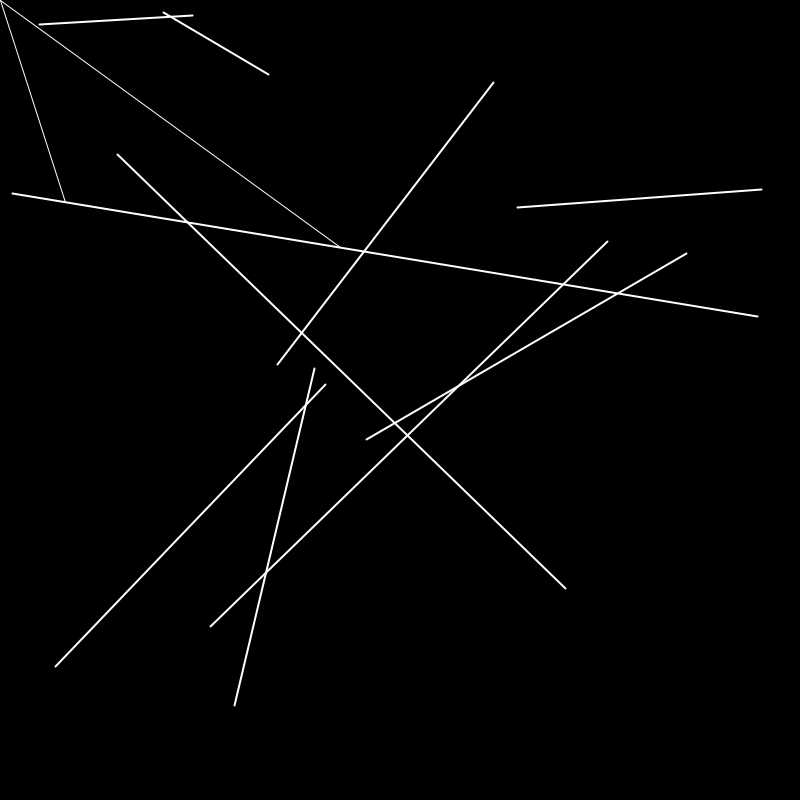
Frame 1 (no input)
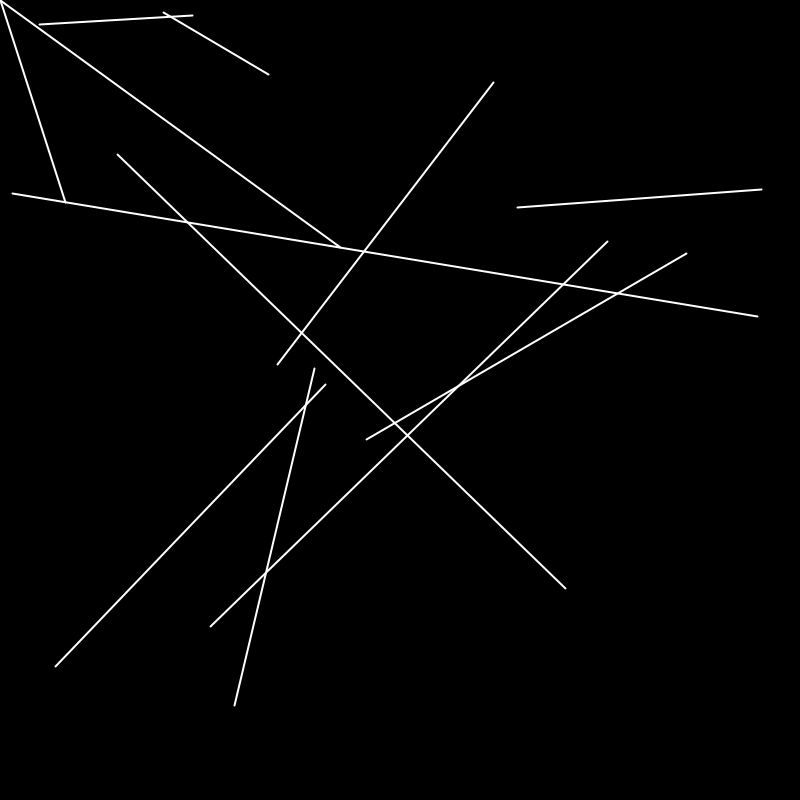
Frame 60 (the mouse pressed at the canvas centre just before this capture)
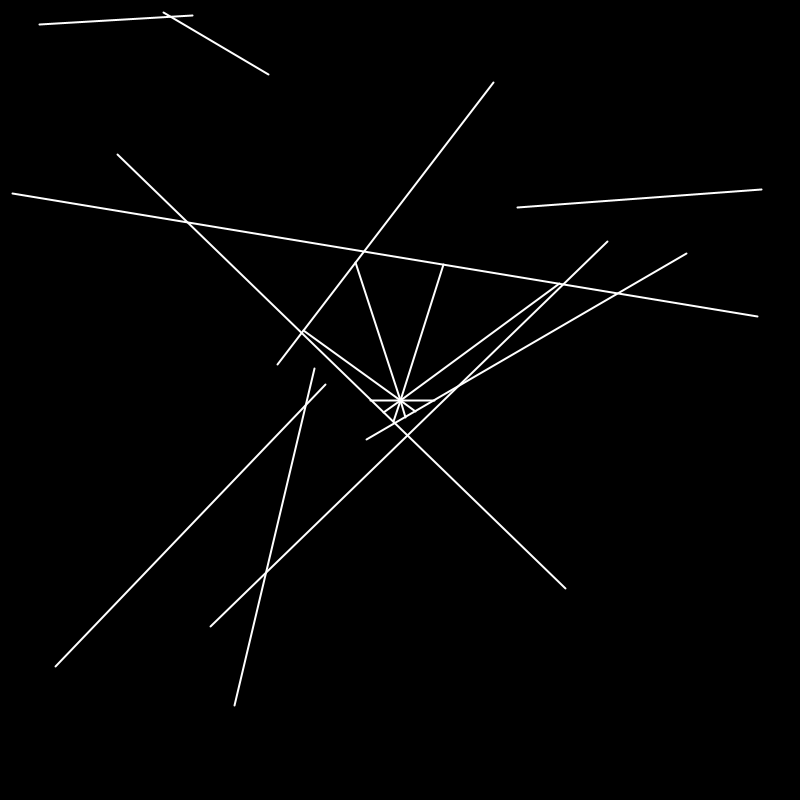
Frame 120 (the mouse held since frame 60 and released just before this capture)

The Processing sketch that drew these frames (run headless with seeded random() and noise(); from frame 60 on, the mouse is pressed at the canvas centre):

// Processing sketch: RAY_MARCHING
// ── RAY_MARCHING.pde
int boundnum=10;
ArrayList<Boundary> bounds=new ArrayList<Boundary>();
void setup()
{
  size(800,800);
  for(int i=0;i<boundnum;i++)
  {
    float x1=random(width);
    float y1=random(height);
    float x2=random(width);
    float y2=random(height);
    bounds.add(new Boundary(new PVector(x1,y1),new PVector(x2,y2)));
  }
}
void draw()
{
  background(0);
  for(int i=0;i<10;i++)
  {
    float ang=map(i,0,10,0,2*PI);
    Ray ray=new Ray(new PVector(mouseX,mouseY),ang);
    ray.give_Closest_intersection(bounds);
  }
  for(Boundary B:bounds)
  {
    stroke(255);
    B.show();
  }
}

// ── Boundary.pde
class Boundary
{
  PVector A, B;
  Boundary(PVector A_, PVector B_)
  {
    A=A_;
    B=B_;
  }
  float per_dist(PVector point)
  {
    float x1=A.x;
    float x2=B.x;
    float x0=point.x;
    float y1=A.y;
    float y2=B.y;
    float y0=point.y;
    float dist=(y2-y1)*x0-(x2-x1)*y0+x2*y1-y2*x1;
    dist/=(sqrt(pow(y1-y2, 2)+pow(x1-x2, 2)));
    return dist;
  }
  void show()
  {
    stroke(255);
    strokeWeight(2);
    line(A.x, A.y, B.x, B.y);
  }
}

// ── RAY.pde
//RAY TRACING 
float VIS=500;
class Ray
{
  PVector start;
  PVector dir;
  float ans=0;
  Ray(PVector P, float ang_)
  {
    start=P;
    dir=PVector.fromAngle(ang_);
    //line(start.x, start.y, start.x+10*dir.x, start.y+10*dir.y);
  }
  PVector give_intersection(Boundary B)
  {
    float x1=B.A.x;
    float y1=B.A.y;
    float x2=B.B.x;
    float y2=B.B.y;

    float x3=start.x;
    float y3=start.y;
    float x4=start.x+dir.x;
    float y4=start.y+dir.y;
    float den=(x1-x2)*(y3-y4)-(y1-y2)*(x3-x4);
    if (den==0)
    {
      return null;
    } else 
    {
      float t=((x1-x3)*(y3-y4)-(y1-y3)*(x3-x4))/den;
      float u=-((x1-x2)*(y1-y3)-(y1-y2)*(x1-x3))/den;
      println(t+" "+u);
      if (t>0 && t<1 && u>0)
      {
        println(9);
        return new PVector(x1+t*(x2-x1), y1+t*(y2-y1));
      } else
      {
        return null;
      }
    }
  }
  PVector give_Closest_intersection(ArrayList<Boundary> arr)
  {
    float Record=width*2;
    PVector closest=null;
    for (Boundary B : arr)
    {  
      PVector intr=give_intersection(B);
      if (intr !=null)
      {
        float dist=intr.dist(start);
        if (dist<Record && closest==null)
        {
          closest=new PVector();
          closest.set(intr);
          Record=dist;
        }
        else if(dist<Record)
        {
          closest.set(intr);
          Record=dist;
        }
      }
    }
    if (closest!=null)
    {
      stroke(255);
      line(start.x, start.y, closest.x, closest.y);
    }
    return closest;
  }
}
